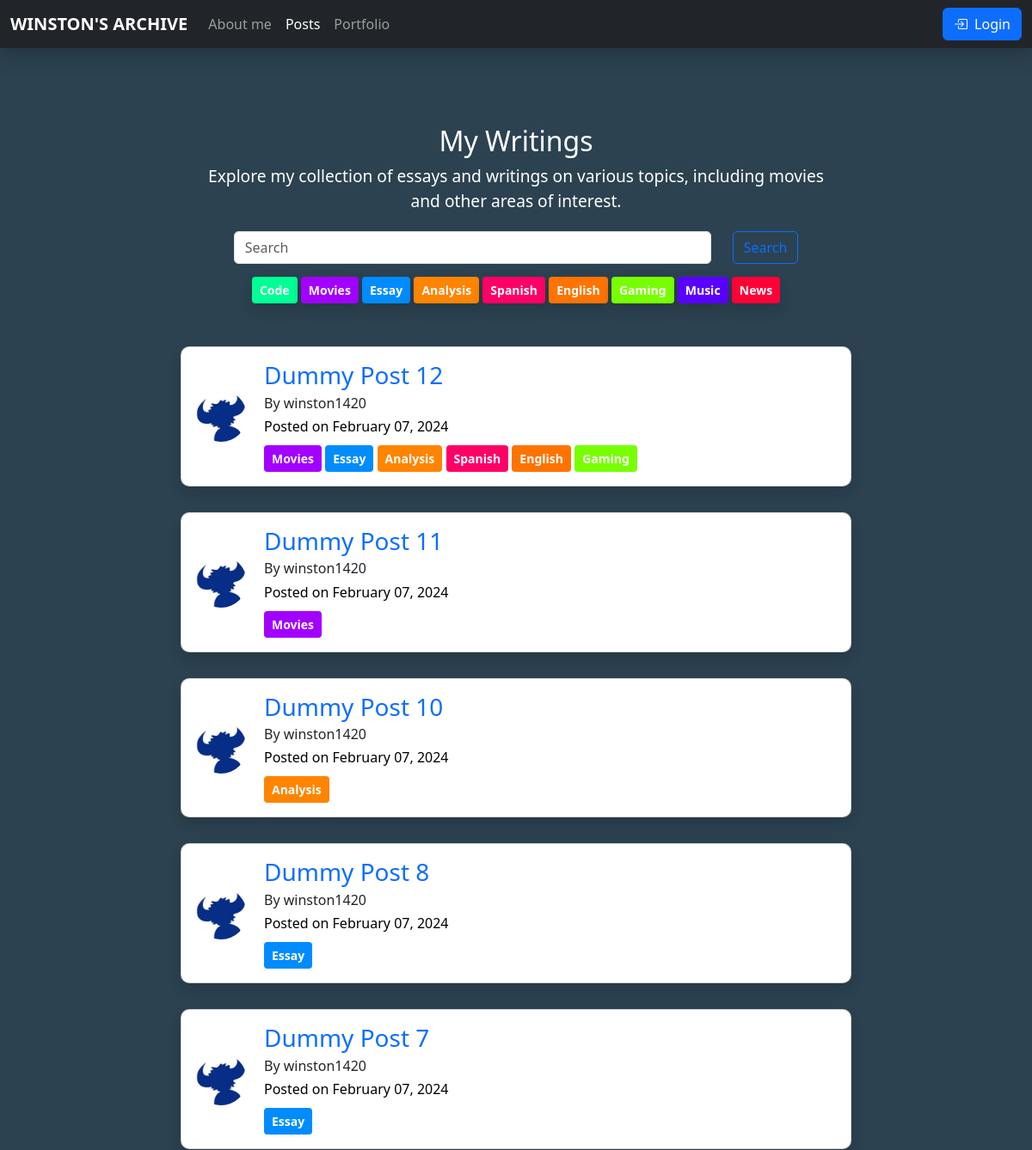
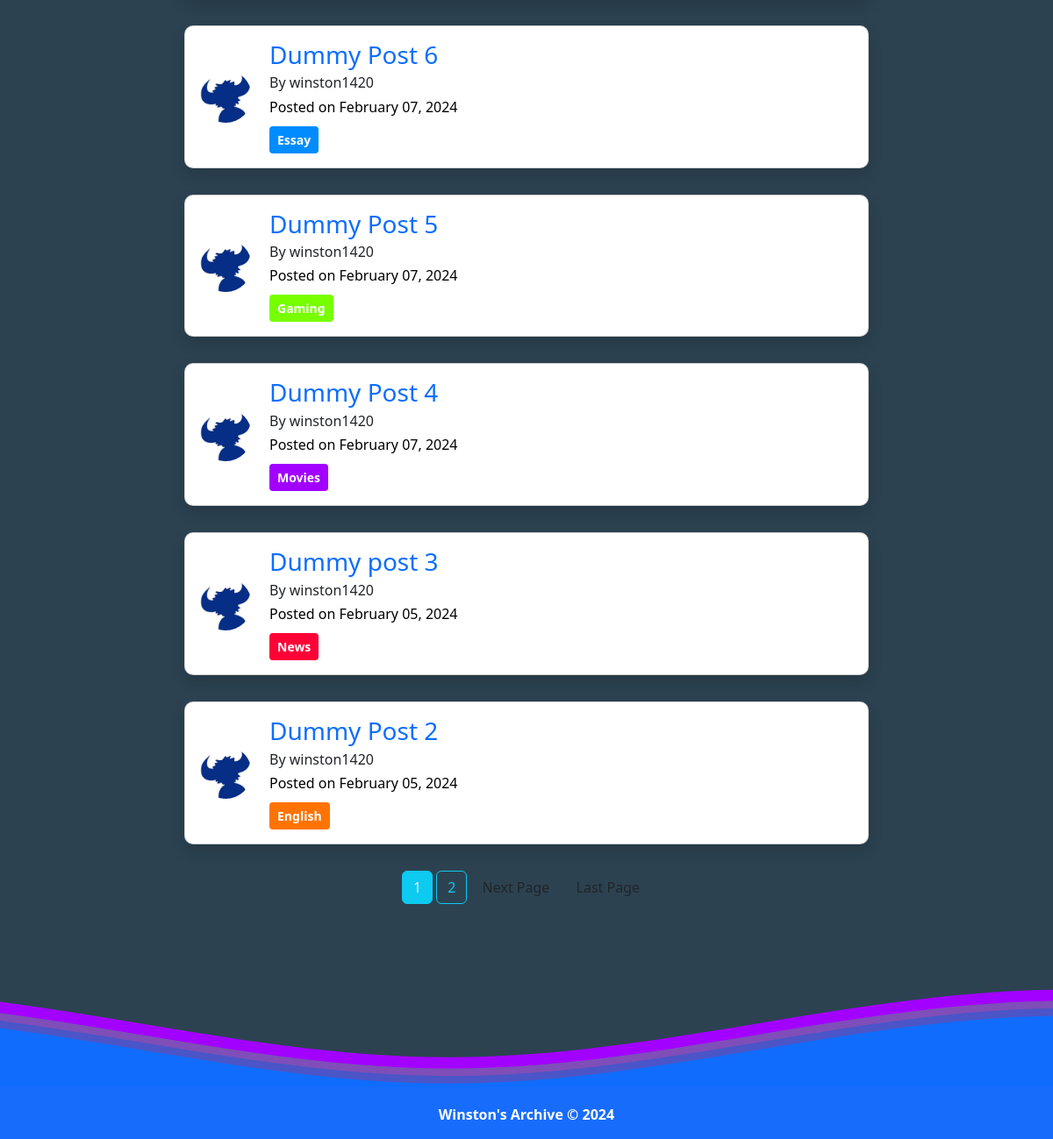
The page /blog/posts/ on the database as committed earlier (2 pictures, top to bottom).
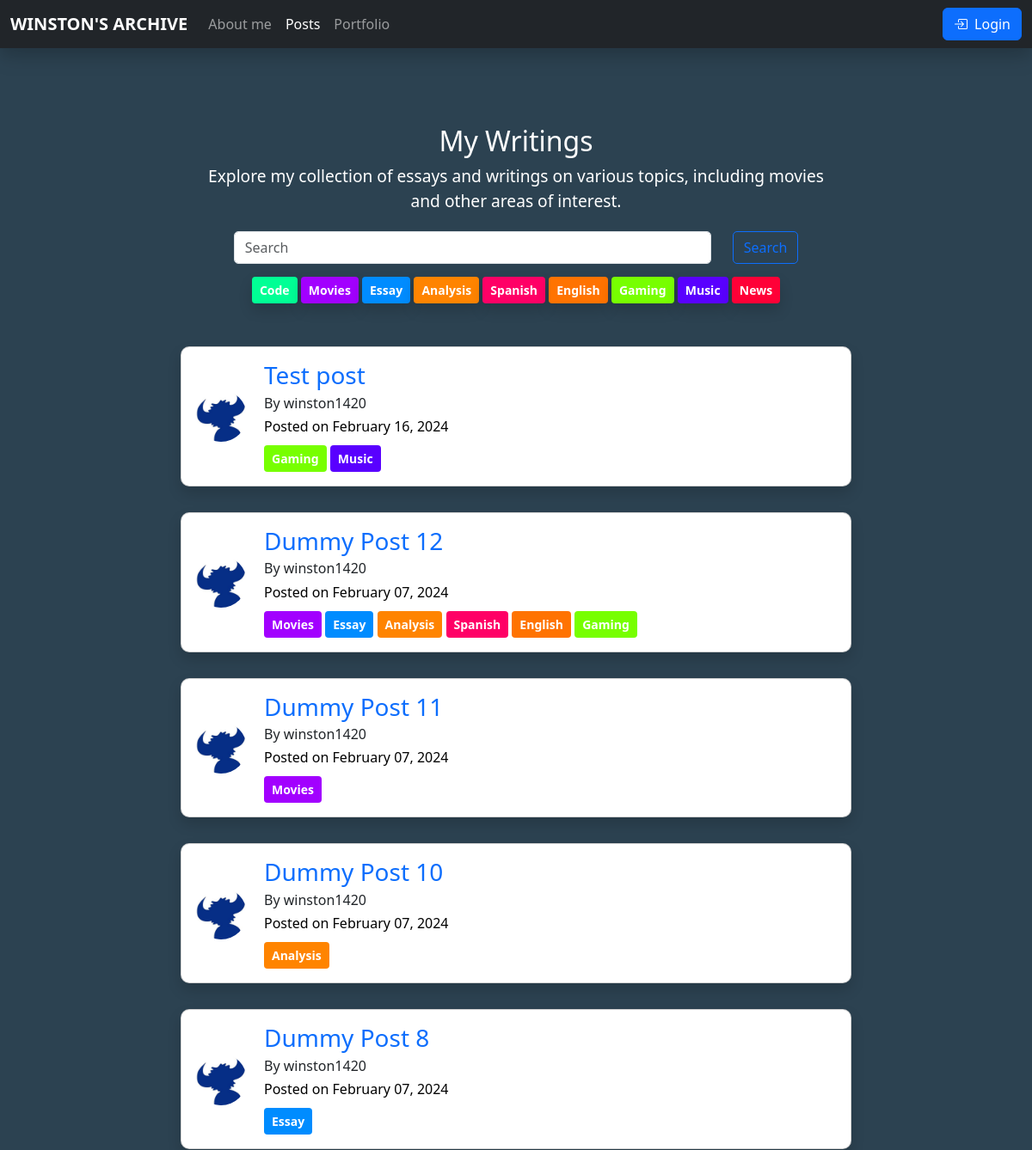
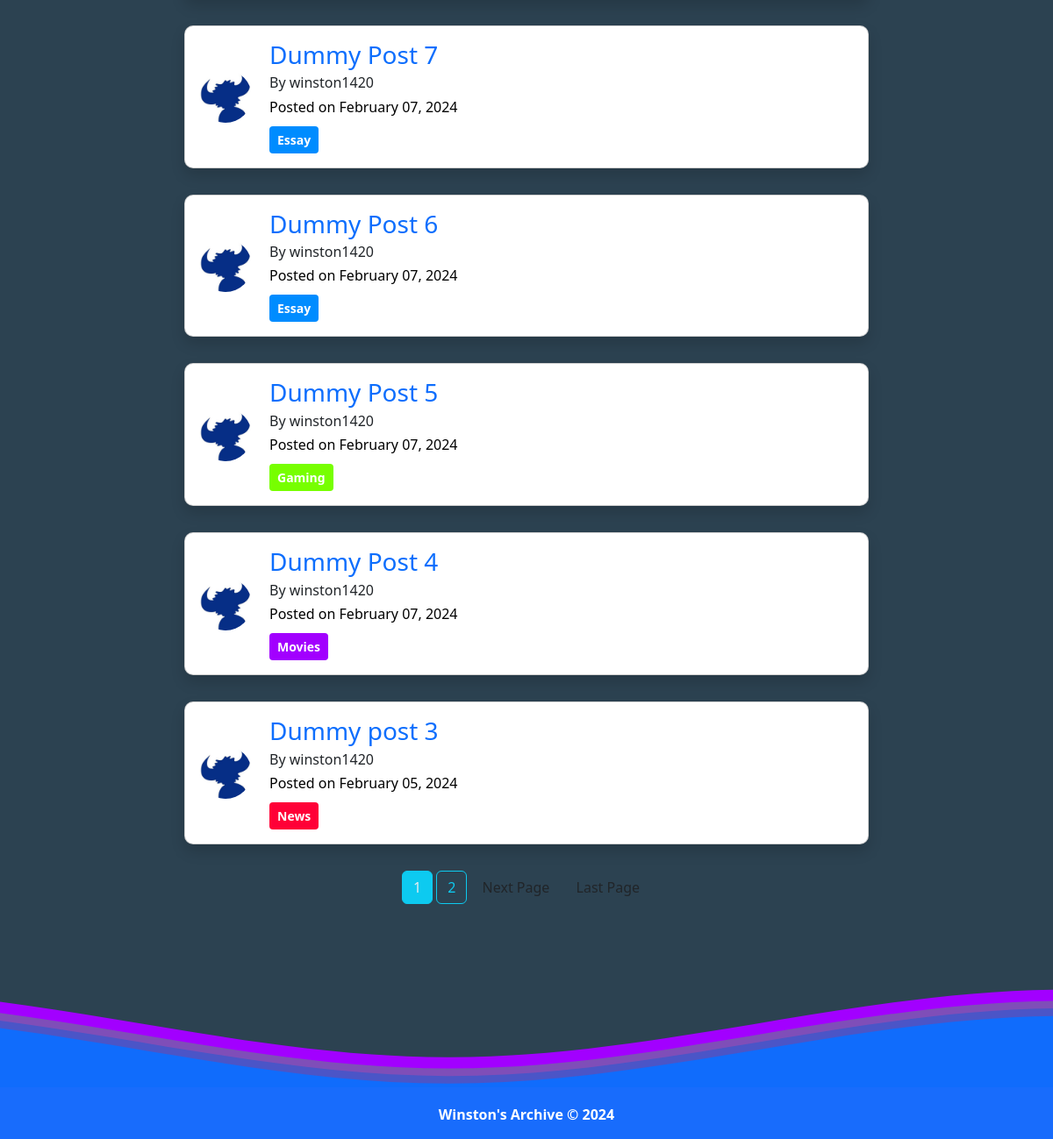
The same page on the database as committed later (2 pictures, top to bottom).
### blog/models.py (models this page shows, shortened)
class Tag(models.Model):
    name = models.CharField(max_length=200)

class Post(models.Model):
    title  = models.CharField(max_length=200)
    body = RichTextField(blank=True, null=True)
    date_posted = models.DateTimeField(default=timezone.now)
    author = models.ForeignKey(User, on_delete=models.CASCADE)
    tags = models.ManyToManyField(Tag, related_name='posts')
    likes = models.ManyToManyField(User, related_name='liked_posts')

### users/models.py (models this page shows, shortened)
class Profile(models.Model):
    user = models.OneToOneField(User, on_delete=models.CASCADE)
    image = models.ImageField(default='default.jpg', upload_to='profile_pics')
    about = models.TextField(default='Hi! I am new to Winston\'s Archive.')

### blog/views.py (the view)
# urls.py: path("posts/", PostListView.as_view(), name="blog-posts"),
class PostListView(ListView):
    model = Post
    template_name = "blog/home.html"
    context_object_name = "posts"
    ordering = ["-date_posted"]
    paginate_by = 10
    def get_context_data(self, **kwargs):
        context = super().get_context_data(**kwargs)
        context['all_tags'] = Tag.objects.all()
        return context

### templates/blog/home.html (shortened to what this page needs)
{% extends 'base.html' %}
{% block content %}
{% load static %}
    <link rel="stylesheet" href="{% static 'css/tags.css' %}">
    <div class="post-container" style="margin-top: 0px">
        <div style="text-align: center; padding: 20px;">
            <h2 style="">My Writings</h2>
            <p style="font-size: 1.2em;">Explore my collection of essays and writings on various topics, including movies and other areas of interest.</p>
            <form class="search-bar-form" style="margin-top: 20px;" action="{% url 'search_posts' %}" method="get" id="search-form">
                <input class="form-control mr-sm-2" style="width: 75%; border-radius: 5px;" type="search" name="q" placeholder="Search" aria-label="Search" id="search-input">
                <button class="btn btn-outline-primary my-2 my-sm-0" type="submit" style="border-radius: 5px;">Search</button>
            </form>
            <div class="tags-container" style="margin-top: 15px">
                {% for tag in all_tags %}
                    <button class="btn shadow btn-sm btn-tag btn-tag-{{ tag.name|lower }}"><strong>{{ tag.name }}</strong></button>
                {% endfor %}
            </div>
        </div>
        {% for post in posts %}
            <div class="card shadow post-card" style="border-radius: 10px;">
                <div class="card-body" style="display: flex; column-gap: 20px;">
                    <div class="card-column" style="display: flex; align-items: center;">
                        <img class="rounded-circle article-img" src="{{ post.author.profile.image.url }}" style="width: 60px; height: 60px">
                    </div>
                    <div class="card-column">
                        <div class="header-of-card">
                                <a  href="{% url 'post-detail' pk=post.pk %}">
                                    <h3 class="card-title mb-4" style="margin-bottom: 10px !important;">{{ post.title }}</h3>
                                </a>
                        </div>
                        <a href="{% url 'about-Winston' %}" class="text-decoration-none text-dark" style="margin-top: 10px">
                            <h6 class="card-subtitle mb-2" style="margin-bottom: 5px !important;">By {{ post.author.username }}</h6>
                        </a>
                        <p style="margin-bottom: 10px;">Posted on {{ post.date_posted|date:"F d, Y" }}</p>
                        <div class="tags-container">
                            {% for tag in post.tags.all %}
                                <button class="btn btn-sm btn-tag-{{ tag.name|lower }}"><strong>{{ tag.name }}</strong></button>
                            {% endfor %}
                        </div>
                    </div>
                </div>
            </div>
        {% endfor %}
        {% if is_paginated %}
            <center>
            {% for num in page_obj.paginator.page_range %}
                {% if page_obj.number == num %}
                    <a class="btn btn-info mb-4" href="?page={{ num }}">{{ num }}</a>
                {% elif num > page_obj.number|add:'-3' and num < page_obj.number|add:'3' %}
                    <a class="btn btn-outline-info mb-4" href="?page={{ num }}">{{ num }}</a>
                {% endif %}
            {% endfor %}
            {% if page_obj.has_next %}
                <a class="btn btn-outlife-info mb-4" href="?page={{ page_obj.next_page_number }}">Next Page</a>
                <a class="btn btn-outlife-info mb-4" href="?page={{ page_obj.paginator.num_pages }}">Last Page</a>
            {% endif %}</center>
        {% endif %}
    </div>
{% endblock %}

### templates/base.html (shortened to what this page needs)
{% load static %}
<!DOCTYPE html>
<html lang="en">
    <head>
        {% load bootstrap5 %}
        {% bootstrap_css %}
        <link rel="stylesheet" href="{% static 'css/waves.css' %}">
        <link rel="stylesheet" href="{% static 'css/styles.css' %}">
    </head>
    <body>
        <nav class="navbar navbar-expand-lg navbar-dark bg-dark justify-content-center fixed-top navbar-shadow" id="site-navbar">
            <div class="container-fluid">
                <a class="navbar-brand" href="#"><strong>WINSTON'S ARCHIVE</strong></a>
                <div class="collapse navbar-collapse" id="navbarSupportedContent">
                    <ul class="navbar-nav me-auto mb-2 mb-lg-0">
                        <li class="nav-item">
                            <a class="nav-link {% if request.resolver_match.url_name == 'about-Winston' %}active{% endif %}" href="{% url 'about-Winston' %}">About me</a>
                        </li>
                        <li class="nav-item">
                            <a class="nav-link {% if request.resolver_match.url_name == 'blog-posts' %}active{% endif %}" href="{% url 'blog-posts' %}">Posts</a>
                        </li>
                        <li class="nav-item">
                            <a class="nav-link {% if request.resolver_match.url_name == 'portfolio' %}active{% endif %}" href="{% url 'portfolio' %}">Portfolio</a>
                        </li>
                    </ul>
                    <ul class="navbar-nav mb-2 mb-lg-0 d-flex" style="column-gap: 10px">
                        {% if user.is_authenticated %}
                            <li class="nav-item">
                                <button class="btn btn-primary {% if request.resolver_match.url_name == 'profile' %}active{% endif %}" onclick="window.location.href='{% url 'profile' %}'" data-bs-toggle="button" role="button" aria-pressed="false">
                                    <div class="d-flex align-items-center">
                                        <svg xmlns="http://www.w3.org/2000/svg" width="16" height="16" fill="currentColor" class="bi bi-person-circle" viewBox="0 0 16 16">
                                            <path d="M11 6a3 3 0 1 1-6 0 3 3 0 0 1 6 0"/>
                                            <path fill-rule="evenodd" d="M0 8a8 8 0 1 1 16 0A8 8 0 0 1 0 8m8-7a7 7 0 0 0-5.468 11.37C3.242 11.226 4.805 10 8 10s4.757 1.225 5.468 2.37A7 7 0 0 0 8 1"/>
                                        </svg>
                                        <span class="ms-2">My account</span>
                                    </div>
                                </button>
                            </li>
                            <li class="nav-item">
                                <button type="button" class="btn btn-outline-danger" onclick="window.location.href='{% url 'confirm-logout' %}'" data-bs-toggle="button" role="button" aria-pressed="false">
                                    <div class="d-flex align-items-center">
                                        <svg xmlns="http://www.w3.org/2000/svg" width="16" height="16" fill="currentColor" class="bi bi-box-arrow-right" viewBox="0 0 16 16">
                                            <path fill-rule="evenodd" d="M10 12.5a.5.5 0 0 1-.5.5h-8a.5.5 0 0 1-.5-.5v-9a.5.5 0 0 1 .5-.5h8a.5.5 0 0 1 .5.5v2a.5.5 0 0 0 1 0v-2A1.5 1.5 0 0 0 9.5 2h-8A1.5 1.5 0 0 0 0 3.5v9A1.5 1.5 0 0 0 1.5 14h8a1.5 1.5 0 0 0 1.5-1.5v-2a.5.5 0 0 0-1 0z"/>
                                            <path fill-rule="evenodd" d="M15.854 8.354a.5.5 0 0 0 0-.708l-3-3a.5.5 0 0 0-.708.708L14.293 7.5H5.5a.5.5 0 0 0 0 1h8.793l-2.147 2.146a.5.5 0 0 0 .708.708z"/>
                                        </svg>
                                        <span class="ms-2">Logout</span>
                                    </div>
                                </button>
                            </li>
                        {% else %}
                            <li class="nav-item">
                                <button class="btn btn-primary " onclick="window.location.href='{% url 'login' %}'" data-bs-toggle="button" role="button" aria-pressed="false">
                                    <div class="d-flex align-items-center">
                                        <span class="ms-2">Login</span>
                                    </div>
                                </button>
                            </li>
                        {% endif %}
                    </ul>
                </div>
            </div>
        </nav>
        <section class="responsive-section">
            {% block content %}
            {% endblock content %}
        </section>
        <div>
        </div>
        <footer class="py-3 bg-dark" id="site-footer">
            <div class="container" style="margin-top: 10px">
                <strong><p class="m-0 text-center text-white">Winston's Archive &copy; 2024</p></strong>
            </div>
        </footer>
    </body>
</html>

### static/css/waves.css (style rules this page uses)
.waves { position:relative; width: 100%; height:15vh; margin-bottom:-7px; min-height:100px; max-height:150px; }

### static/css/styles.css (style rules this page uses)
body { background-color: #2C4251; color: #ffffff; }
.card { color: black }
#site-footer { background-color: #186cfc !important; }
a { text-decoration: none; }
.navbar-shadow { box-shadow: 0 8px 16px rgba(0, 0, 0, 0.1), 0 12px 24px rgba(0, 0, 0, 0.1); }
.btn-primary { transition: background-color 0.3s ease, border-color 0.3s ease; }
.navbar-brand { transition: background-color 0.6s ease, border-color 0.6s ease; }
.card-body { width: 100%; transition: width 0.5; }
.responsive-section { display: flex; justify-content: center; align-items: center; margin-top: 125px; margin-bottom: 65px; height: auto; }
.header-of-card { display: flex; flex-direction: row; flex-wrap: nowrap; align-content: center; justify-content: space-between; align-items: flex-start; }
.post-container { width: 100%; max-width: 65%; display: flex; flex-direction: column; row-gap: 30px; word-break: break-word; }
.post-card { transition: transform 0.5s ease; }
.search-bar-form { display: flex; justify-content: center; align-items: center; }
.search-bar-form button { margin-left: 25px; }
.btn-info { color: #e9ecef; background-color: #0dcaf0; border-color: #0dcaf0; }

### static/css/tags.css (style rules this page uses)
.btn-tag-news { background-color: #ff0037; color: #ffffff; }
.btn-tag-music { background-color: #5900ff; color: #ffffff; }
.btn-tag-gaming { background-color: #77ff00; color: #ffffff; }
.btn-tag-english { background-color: #ff7301; color: #ffffff; }
.btn-tag-spanish { background-color: #ff0066; color: #ffffff; }
.btn-tag-analysis { background-color: #ff8400; color: #ffffff; }
.btn-tag-essay { background-color: #008cff; color: #ffffff; }
.btn-tag-movies { background-color: #a200ff; color: #ffffff; }
.btn-tag-code { background-color: #00ff95; color: #ffffff; }

Rows that differ between the two databases and show on the page:
no longer on this page (row unchanged): Post: author.profile.image (picture), title "Dummy Post 2", author.username "winston1420", date_posted "February 05, 2024", Tag (name "English")
added Post: author.profile.image (picture), title "Test post", author.username "winston1420", date_posted "February 16, 2024", Tag (name "Gaming"), Tag (name "Music")
